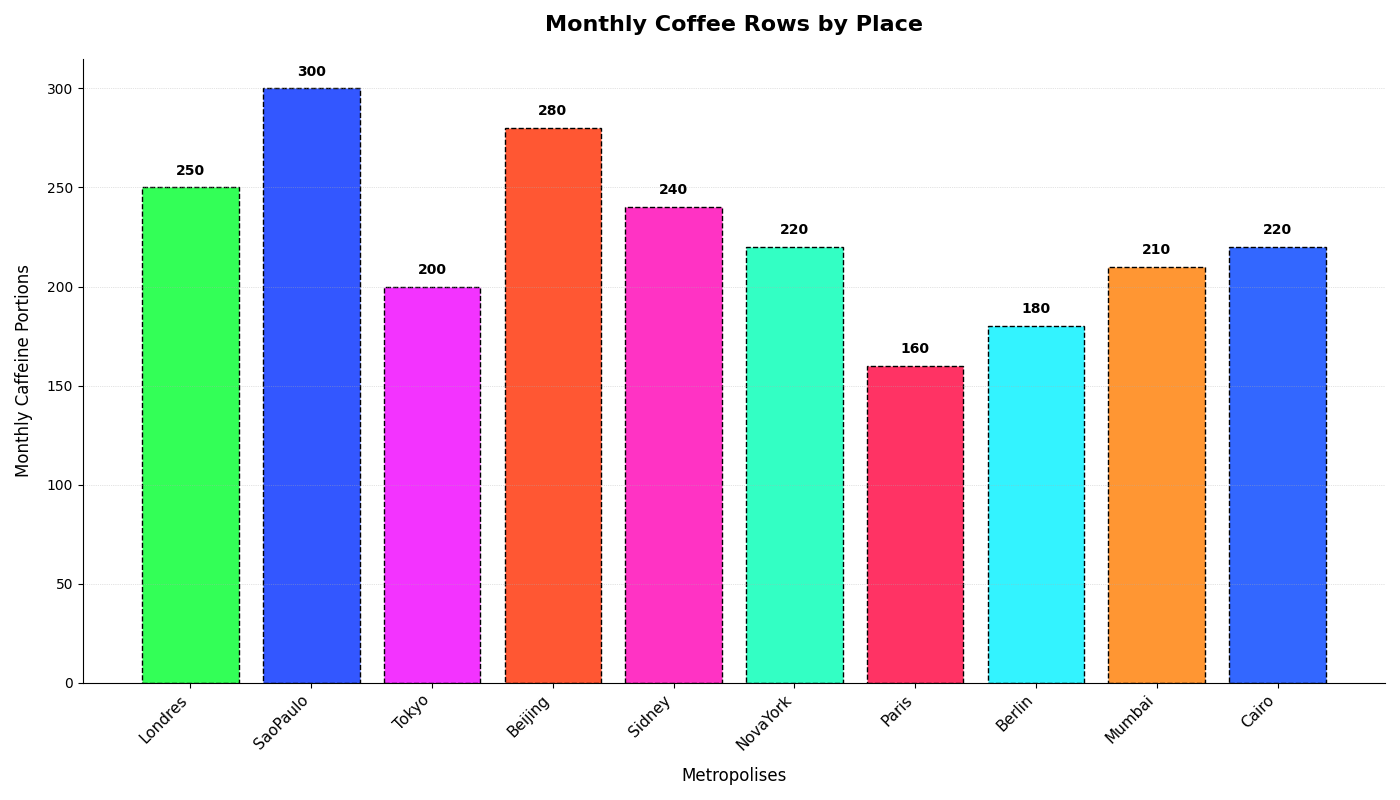

Reproduce this figure in Python.
import matplotlib.pyplot as plt
import numpy as np

cities = ['Londres', 'SaoPaulo', 'Tokyo', 'Beijing', 'Sidney', 'NovaYork', 'Paris', 'Berlin', 'Mumbai', 'Cairo']
coffee_consumption = [250, 300, 200, 280, 240, 220, 160, 180, 210, 220]

fig, ax = plt.subplots(figsize=(14, 8))

colors = ['#33FF57', '#3357FF', '#F333FF', '#FF5733', '#FF33C4', '#33FFC4', '#FF3364', '#33F3FF', '#FF9633', '#3367FF']

edge_styles = ['dotted', 'dashed', 'dashdot', 'solid', 'dotted', 'dashed', 'dashdot', 'solid', 'dotted', 'dashed']

# Reordering edge styles to illustrate changes in the visual style
bars = ax.bar(cities, coffee_consumption, color=colors, edgecolor='black', linestyle=edge_styles[1])

for bar, consumption in zip(bars, coffee_consumption):
    yval = bar.get_height()
    ax.text(bar.get_x() + bar.get_width() / 2, yval + 5, f'{consumption}', ha='center', va='bottom', fontsize=10, fontweight='bold', color='black')

# Title and labels shuffled and altered
ax.set_title('Monthly Coffee Rows by Place', fontsize=16, fontweight='bold', pad=20)
ax.set_xlabel('Metropolises', fontsize=12, labelpad=10)
ax.set_ylabel('Monthly Caffeine Portions', fontsize=12, labelpad=10)

ax.set_xticks(np.arange(len(cities)))
ax.set_xticklabels(cities, rotation=45, ha='right', fontsize=11)

ax.yaxis.grid(True, linestyle=':', linewidth=0.5, alpha=0.7)

ax.spines['top'].set_visible(False)
ax.spines['right'].set_visible(False)

plt.tight_layout()
plt.show()
